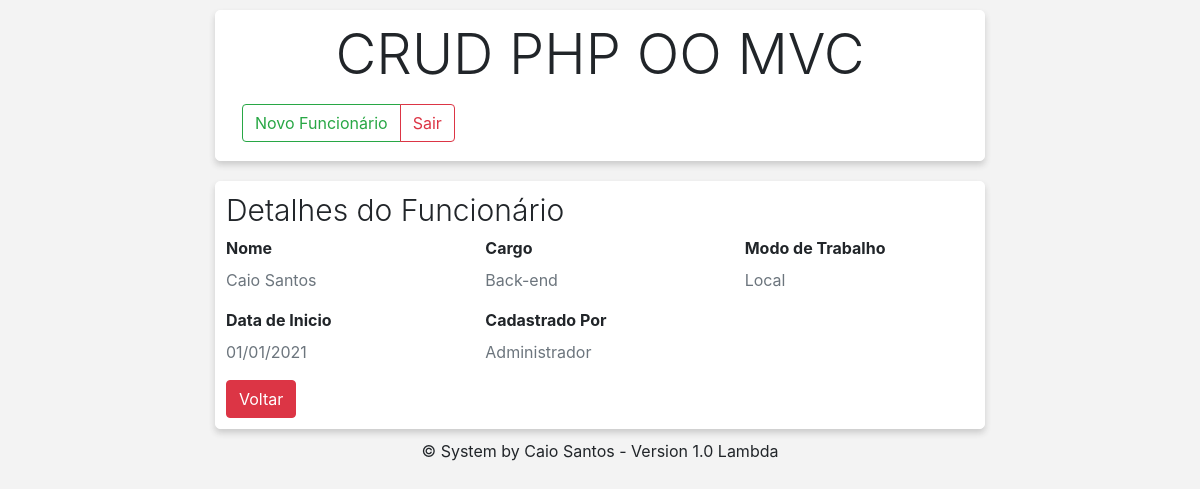
/index.php?pagina=funcionario/detalhes&id-funcionario=10 (signed in), run on the app's committed database.
### tables this page shows
create table funcionario(
	id_funcionario int(11) primary key AUTO_INCREMENT not null,
	nome_funcionario varchar(50),
	modo_de_trabalho_funcionario enum('Local','Home Office'),
	data_inicio_funcionario date,
	id_usuario int(11),
	id_cargo int(11)
);

create table cargo(
	id_cargo int(11) primary key AUTO_INCREMENT not null,
	nome_cargo varchar(50)
);

create table usuario(
	id_usuario int(11) primary key AUTO_INCREMENT not null,
	nome_usuario varchar(50),
	nick_usuario varchar(20) unique,
	senha_usuario varchar(32)
);

### index.php (called while the page is built, shortened)
<?php
require_once "view/head.php";
require_once "controller/router.php";
require_once "view/footer.php";

### model/Conexao.php (called while the page is built)
<?php
class Conexao
{
	public function conectar()
	{
		try {
			return new PDO('mysql:host=localhost;dbname=crudphp;charset=utf8', 'root', '');
		} catch (PDO_Exception $e) {
			echo "Falhou: " . $e->getMessage();
		}
	}
}

### model/Funcionario.php (called while the page is built, shortened)
<?php
class Funcionario extends Conexao
{
	private $conexao;
	public function __construct()
	{
		$this->conexao = parent::conectar();
	}
	public function consultarFuncionario($id_funcionario = null, $inicio = null, $quantidade_por_pagina = null)
	{
		$sql = "SELECT * FROM funcionario f
		INNER JOIN usuario u ON f.id_usuario = u.id_usuario
		INNER JOIN cargo c ON f.id_cargo = c.id_cargo";
		if (isset($id_funcionario)) {
			$sql .= " WHERE f.id_funcionario = :id_funcionario";
			$sql = $this->conexao->prepare($sql);
			$sql->bindValue(':id_funcionario', $id_funcionario);
		}
		$sql->execute();
		if ($sql->rowCount() > 0) {
			if (isset($id_funcionario)) {
				return $sql->fetch();
			} else {
				return $sql->fetchAll();
			}
		} else {
			return array();
		}
	}
}

### view/funcionario/detalhes.php (the view, shortened to what this page needs)
<?php
if (isset($_GET['id-funcionario']) && $id_funcionario = trim($_GET['id-funcionario'])) {
	require_once "model/Conexao.php";
	require_once 'model/Funcionario.php';
	$funcionario = new Funcionario;
	$dados = $funcionario->consultarFuncionario($id_funcionario);
} else {
	header("Location: index.php");
}
?>
<div class="row justify-content-center">
	<div class="col-md-8 col-12">
		<div class="bloco-1">
			<h2 class="display-4 titulo-pagina">Detalhes do Funcionário</h2>
			<div class="row">
				<div class="col-6 col-md-4">
					<label><b>Nome</b></label>
					<p class="text-muted"><?php echo $dados['nome_funcionario'] ?></p>
				</div>
				<div class="col-6 col-md-4">
					<label><b>Cargo</b></label>
					<p class="text-muted"><?php echo $dados['nome_cargo'] ?></p>
				</div>
				<div class="col-6 col-md-4">
					<label><b>Modo de Trabalho</b></label>
					<p class="text-muted"><?php echo $dados['modo_de_trabalho_funcionario'] ?></p>
				</div>
				<div class="col-6 col-md-4">
					<label><b>Data de Inicio</b></label>
					<p class="text-muted"><?php echo date('d/m/Y',strtotime($dados['data_inicio_funcionario'])) ?></p>
				</div>
				<div class="col-6 col-md-4">
					<label><b>Cadastrado Por</b></label>
					<p class="text-muted"><?php echo $dados['nome_usuario'] ?></p>
				</div>
				<div class="button-group col-12">
					<a href="?pagina=funcionario/listar" class="btn waves-effect waves-light btn-danger">Voltar</a>
				</div>
			</div>
		</div>
	</div>
</div>

### css/style.css (style rules this page uses)
body { background-color: #f3f3f3; }
.bloco-1 { background: #fff; border: 1px solid #fff; box-shadow: rgb(51 51 51 / 20%) 0px 4px 6px 0px; border-radius: 5px; margin-bottom: 10px; padding: 10px; margin-top: 10px; }
.titulo-pagina { font-size: 30px; }

### data on the page
funcionario: nome_funcionario "Caio Santos", id_cargo.nome_cargo "Back-end", modo_de_trabalho_funcionario "Local", data_inicio_funcionario "01/01/2021", id_usuario.nome_usuario "Administrador"
